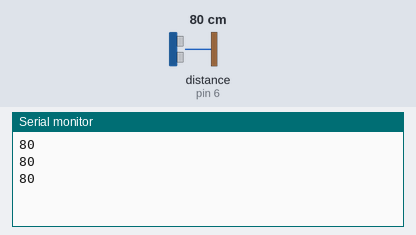
Simulated run of this sketch. Board: Arduino Uno, built with avr-gcc and run on an emulated ATmega328P. Parts: the last lines printed to the serial monitor. Inputs (shaded band) come from the test bench; at power-on: distance to the obstacle (sensor on pin 6) 80 cm. The echo pulse lasts 58.3 µs per cm.

Above: at 1.2 s.
1.3 s: distance to the obstacle (sensor on pin 6) set to 2 cm
At 1.88 s:
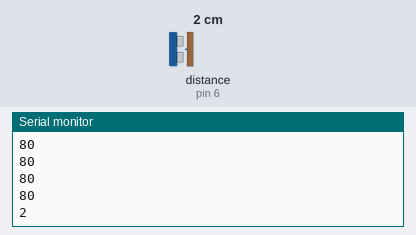
2.8 s: distance to the obstacle (sensor on pin 6) set to 4 cm
At 3.08 s:
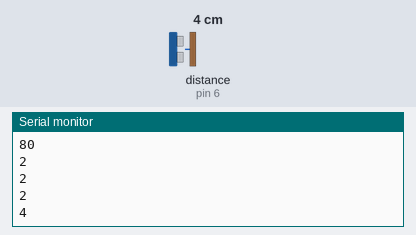
Timing chart, 0 to 5.8 s (numbered marks = the images above; inputs shaded):
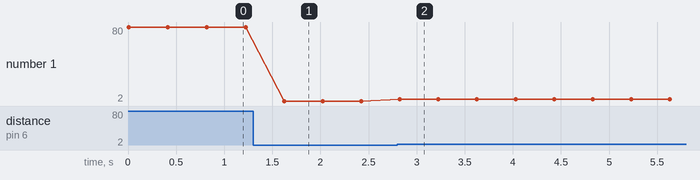

Measured:
- after the input at 1.3 s, the serial monitor: prints a new line after 0.32 s (image 1)
- after the input at 2.8 s, the serial monitor: prints a new line at once (image 2)
- plotted number 1: 80 → 2 after the input at 1.3 s, 2 → 4 after the input at 2.8 s

The sketch:

sketch_jun28a.ino
```cpp
//Library for sensor
#include <HCSR04.h>

//Initialization hc(trig pin,echo pin)
HCSR04 hc(5,6);

int sensorValue = 0;

void setup() {

  Serial.begin(9600);

}

void loop() {

  //Reads the value
  sensorValue = hc.dist();

  //Return current distance in serial
  Serial.println(sensorValue);

  delay(400);

}
```
